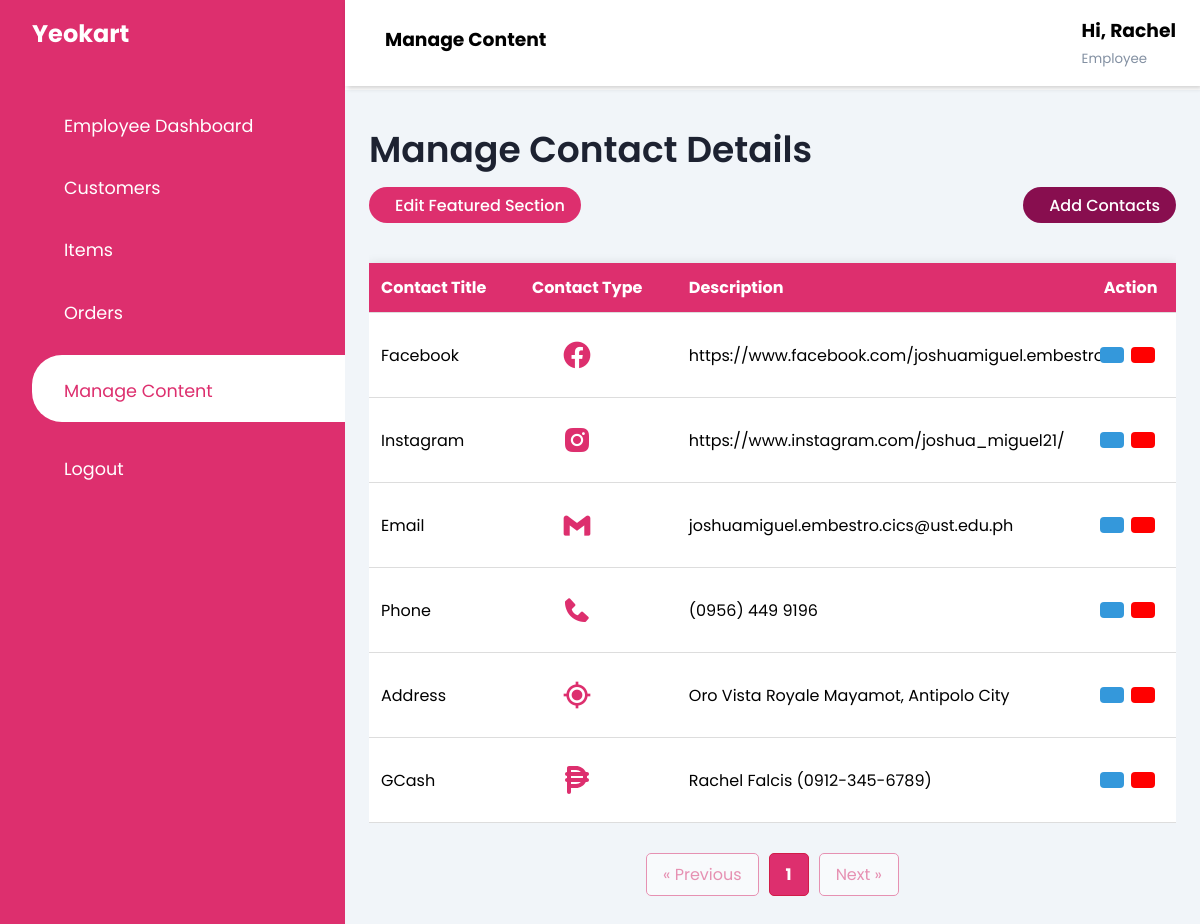
The app's page /pages/emp_content_details.php (signed in) with its own data.
### tables this page shows
CREATE TABLE `contacts` (
  `contacts_id` int(11) NOT NULL,
  `contacts_name` varchar(255) NOT NULL,
  `icon_link` varchar(255) NOT NULL,
  `contacts_description` varchar(255) NOT NULL
);

### pages/emp_content_details.php (the view, shortened to what this page needs)
<!DOCTYPE html>
<html lang="en">
<head>
    <link rel="stylesheet" href="https://maxst.icons8.com/vue-static/landings/line-awesome/line-awesome/1.3.0/css/line-awesome.min.css">
    <link href='https://unpkg.com/boxicons@2.1.4/css/boxicons.min.css' rel='stylesheet'>
    <link rel="stylesheet" href="https://cdnjs.cloudflare.com/ajax/libs/font-awesome/6.5.1/css/all.min.css">
    <link rel="stylesheet" href="../css/dashboard.css">
</head>
<?php
if (isset($_SESSION['firstname'])) {
    $firstname = $_SESSION['firstname'];
} else {
    header("Location: login_page.php");
    exit();
}
?>
<body>
    <div class="sidebar <?php echo $_SESSION['nav_toggle'] ? 'open' : ''; ?>">
        <div class="sidebar-brand">
            <h2><span>Yeokart</span></h2>
        </div>
        <div class="sidebar-menu">
            <ul>
                <li>
                    <a href="emp_dashboard.php"><span class="las la-igloo"></span>
                        <span>Employee Dashboard</span></a>
                </li>
                <li>
                    <a href="emp_view_customer.php"><span class="las la-users"></span>
                        <span>Customers</span></a>
                </li>
                <li>
                    <a href="emp_item_homepage.php"><span class="las la-shopping-basket"></span>
                        <span>Items</span></a>
                </li>
                <li>
                    <a href="emp_orders.php"><span class="las la-shopping-bag"></span>
                        <span>Orders</span></a>
                </li>
                <li>
                    <a href="emp_content_details.php" class="active"><span class="las la-tasks"></span>
                        <span>Manage Content</span></a>
                </li>
                <li>
                    <a href="#" onclick="openLogoutPopup(); return false;"><span class="las la-sign-out-alt"></span>
                        <span>Logout</span></a>
                </li>
            </ul>
        </div>
    </div>
    <div class="main-content">
        <header>
            <h3>
                <label for="nav-toggle">
                    <span class="las la-bars"></span>
                </label>
                Manage Content
            </h3>
            <div class="user-wrapper">
                <div>
                    <h3>Hi, <?php echo $firstname; ?></h3>
                    <small>Employee</small>
                </div>
            </div>
        </header>
        <main>
            <div class="head-title">
                <div class="left">
                    <h3>Manage Contact Details</h3>
                </div>
            </div>
            <div class="head-buttons">
                <a href="emp_featured.php" class="btn-employee">
                    <span class="text">Edit Featured Section</span>
                </a>
                <a href="emp_add_contacts.php" class="btn-main">
                    <span class="text">Add Contacts</span>
                </a>
            </div>
            <div class="scrollable-container">
                <table class="table">
                    <thead>
                        <tr>
                            <th>Contact Title</th>
                            <th>Contact Type</th>
                            <th>Description</th>
                            <th>
                                <center>Action</center>
                            </th>
                        </tr>
                    </thead>
                    <tbody>
                        <?php
                        include('../database/db_yeokart.php');
                        $contactsPerPage = 10;
                        $pageNumber = 1;
                        $offset = ($pageNumber - 1) * $contactsPerPage;
                        $totalContactsQuery = "SELECT COUNT(*) AS total_contacts FROM contacts";
                        $totalContactsResult = mysqli_query($con, $totalContactsQuery);
                        $totalContactsRow = mysqli_fetch_assoc($totalContactsResult);
                        $totalContacts = $totalContactsRow['total_contacts'];
                        $select_query = "SELECT * FROM contacts LIMIT $contactsPerPage OFFSET $offset";
                        $result_query = mysqli_query($con, $select_query);
                        if (mysqli_num_rows($result_query) == 0) {
                            echo "<tr><td colspan='11'><center><b>No contacts found</b></center></td></tr>";
                        } else {
                            while ($row = mysqli_fetch_assoc($result_query)) {
                                $contacts_id = $row['contacts_id'];
                                echo "<tr>";
                                echo "<td>" . $row['contacts_name'] . "</td>";
                                echo "<td><div class='iconbox'>" . $row['icon_link'] . "</div></td>";
                                echo "<td style='max-width: 350px;'>" . $row['contacts_description'] . "</td>";
                                echo "<td>";
                                echo "<div class='button-class'>";
                                echo "<a href='emp_edit_contacts.php?contacts_id=$contacts_id' class='edit-button'><i class='las la-edit'></i></a>";
                                echo "<button type='button' onclick='openDeletePopup(" . $contacts_id . ")' class='delete-button'><i class='las la-trash'></i></button>";
                                echo "</div>";
                                echo "</td>";
                                echo "</tr>";
                            }
                        }
                        ?>
                    </tbody>
                </table>
            </div>
            <?php
                $baseUrl = 'emp_content_details.php?';
                $pageQuery = '';
                $pageNumber = isset($_GET['page']) && is_numeric($_GET['page']) ? (int)$_GET['page'] : 1;
                $totalPages = ceil($totalContacts / $contactsPerPage);
                $startPage = max(1, $pageNumber - 1);
                $endPage = min($totalPages, $pageNumber + 1);
                if ($pageNumber == 1) {
                    $startPage = 1;
                    $endPage = min(3, $totalPages);
                } elseif ($pageNumber == $totalPages) {
                    $startPage = max(1, $totalPages - 2);
                    $endPage = $totalPages;
                }
                echo "<div class='pagination'>";
                $prevPage = max(1, $pageNumber - 1);
                echo "<a href='{$baseUrl}page=$prevPage&$pageQuery' class='pagination-link' " . ($pageNumber <= 1 ? "style='pointer-events: none; opacity: 0.5; cursor: not-allowed;'" : "") . ">&laquo; Previous</a>";
                for ($i = $startPage; $i <= $endPage; $i++) {
                    $linkClass = $i == $pageNumber ? 'pagination-link current-page' : 'pagination-link';
                    echo "<a href='{$baseUrl}page=$i&$pageQuery' class='$linkClass'>$i</a>";
                }
                $nextPage = min($totalPages, $pageNumber + 1);
                echo "<a href='{$baseUrl}page=$nextPage&$pageQuery' class='pagination-link' " . ($pageNumber >= $totalPages ? "style='pointer-events: none; opacity: 0.5; cursor: not-allowed;'" : "") . ">Next &raquo;</a>";
                echo "</div>";
                ?>
</body>
</html>

### css/dashboard.css (style rules this page uses)
:root { --main-color: #DD2F6E; --dark-color:#d11c49; --color-dark: #1D2231; --text-grey: #8390A2; --darker-pink: #880E4F; --active-color: #E6A4B4; }
* { padding: 0; margin: 0; box-sizing: border-box; list-style-type: none; text-decoration: none; font-family: 'Poppins', sans-serif; }
.sidebar { width: 345px; position: fixed; left: 0; top: 0; height: 100%; background-color: var(--main-color); z-index: 100; transition: width 300ms; }
.sidebar-brand { height: 90px; padding: 1rem 0rem 1rem 2rem; color: #fff; }
.sidebar-brand span { display: inline-block; padding-right: 1rem; }
.sidebar-menu { margin-top: 1rem; }
.sidebar-menu li { width: 100%; margin-bottom: 1.7rem; padding-left: 2rem; }
.sidebar-menu a { padding-left: 1rem; display: block; color: #fff; font-size: 1.1rem; }
.sidebar-menu a.active { background: #fff; padding-top: 1rem; padding-bottom: 1rem; color: var(--main-color); border-radius: 30px 0px 0px 30px; }
.sidebar-menu a span:first-child { font-size: 1.5rem; padding-right: 1rem; }
.main-content { transition: margin-left 300ms; margin-left: 345px; }
.head-title { display: flex; align-items: center; justify-content: space-between; grid-gap: 16px; flex-wrap: wrap; }
.head-title .left h3 { font-size: 36px; font-weight: 600; margin-bottom: 10px; color: var(--color-dark) }
.head-buttons { display: flex; align-items: center; justify-content: space-between; grid-gap: 16px; flex-wrap: wrap; }
.head-buttons .btn-employee { height: 36px; padding: 0 16px; border-radius: 36px; background-color: var(--main-color); color: #fff; display: flex; align-items: center; justify-content: center; grid-gap: 10px; font-weight: 500; transition: background-color 0.3s ease, border 0.3s ease, color 0.3s ease, box-shadow 0.3s ease; }
.head-buttons .btn-main { height: 36px; padding: 0 16px; border-radius: 36px; background-color: var(--darker-pink); color: #fff; display: flex; align-items: center; justify-content: center; grid-gap: 10px; font-weight: 500; }
header { background-color: #fff; display: flex; justify-content: space-between; padding: 1rem 1.5rem; box-shadow: 2px 2px 5px rgba(0,0,0,0.2); position: fixed; left: 345px; width: calc(100% - 345px); top: 0; z-index: 100; transition: left 300ms; }
header label span { font-size: 1.7rem; padding-right: 1rem; }
.user-wrapper { display: flex; align-items: center; }
.user-wrapper small { display: inline-block; color: var(--text-grey); }
main { margin-top: 90px; max-width: none; padding: 2rem 1.5rem; background: #f1f5f9; min-height: calc(100vh - 90px); }
main { overflow: hidden; }
.scrollable-container { overflow-x: auto; margin-top: 20px; }
table { border-collapse: collapse; width: 100%; margin-top: 20px; box-shadow: 0 0 10px rgba(0, 0, 0, 0.1); overflow: auto; }
th, td { padding: 12px; text-align: left; border-bottom: 1px solid #ddd; }
tr { background-color: #fff; }
th { background-color: var(--main-color); color: #fff; }
.button-class { display: flex; justify-content: space-around; }
.delete-button { background-color: #ff0000; color: #fff; padding: 8px 12px; border: none; border-radius: 4px; cursor: pointer; font-size: 14px; }
.edit-button { background-color: #3498db; color: #fff; padding: 8px 12px; border: none; border-radius: 4px; cursor: pointer; font-size: 14px; }
* { scrollbar-width: thin; scrollbar-color: var(--main-color) #f1f1f1; }
.iconbox { width: 60px; height: 60px; display: flex; align-items: center; margin-left: 15px; justify-content: center; color: var( --main-color); font-size: 32px; border-radius: 100px; }
.pagination { display: flex; justify-content: center; align-items: center; gap: 10px; margin-top: 20px; padding: 10px; }
.pagination-link { padding: 8px 16px; border: 1px solid var(--main-color); background-color: #fff; text-decoration: none; color: var(--main-color); border-radius: 5px; transition: all 0.3s ease; }
.current-page { font-weight: bold; color: #fff; background-color: var(--main-color); border-color: var(--dark-color); }

### pages/emp_content_details.php (style rules this page uses)
.pagination { display: flex; justify-content: center; align-items: center; gap: 10px; margin-top: 20px; padding: 10px; }
.pagination-link { padding: 8px 16px; border: 1px solid var(--main-color); background-color: #fff; text-decoration: none; color: var(--main-color); border-radius: 5px; transition: all 0.3s ease; }
.current-page { font-weight: bold; color: #fff; background-color: var(--main-color); border-color: var(--dark-color); }

### records on screen
contacts: contacts_name "Facebook", contacts_description "https://www.facebook.com/joshuamiguel.embestro.3"
contacts: contacts_name "Instagram", contacts_description "https://www.instagram.com/joshua_miguel21/"
contacts: contacts_name "Email", contacts_description "joshuamiguel.embestro.cics@ust.edu.ph"
contacts: contacts_name "Phone", contacts_description "(0956) 449 9196"
contacts: contacts_name "Address", contacts_description "Oro Vista Royale Mayamot, Antipolo City"
contacts: contacts_name "GCash", contacts_description "Rachel Falcis (0912-345-6789)"

### other values on screen
$firstname "Rachel"
